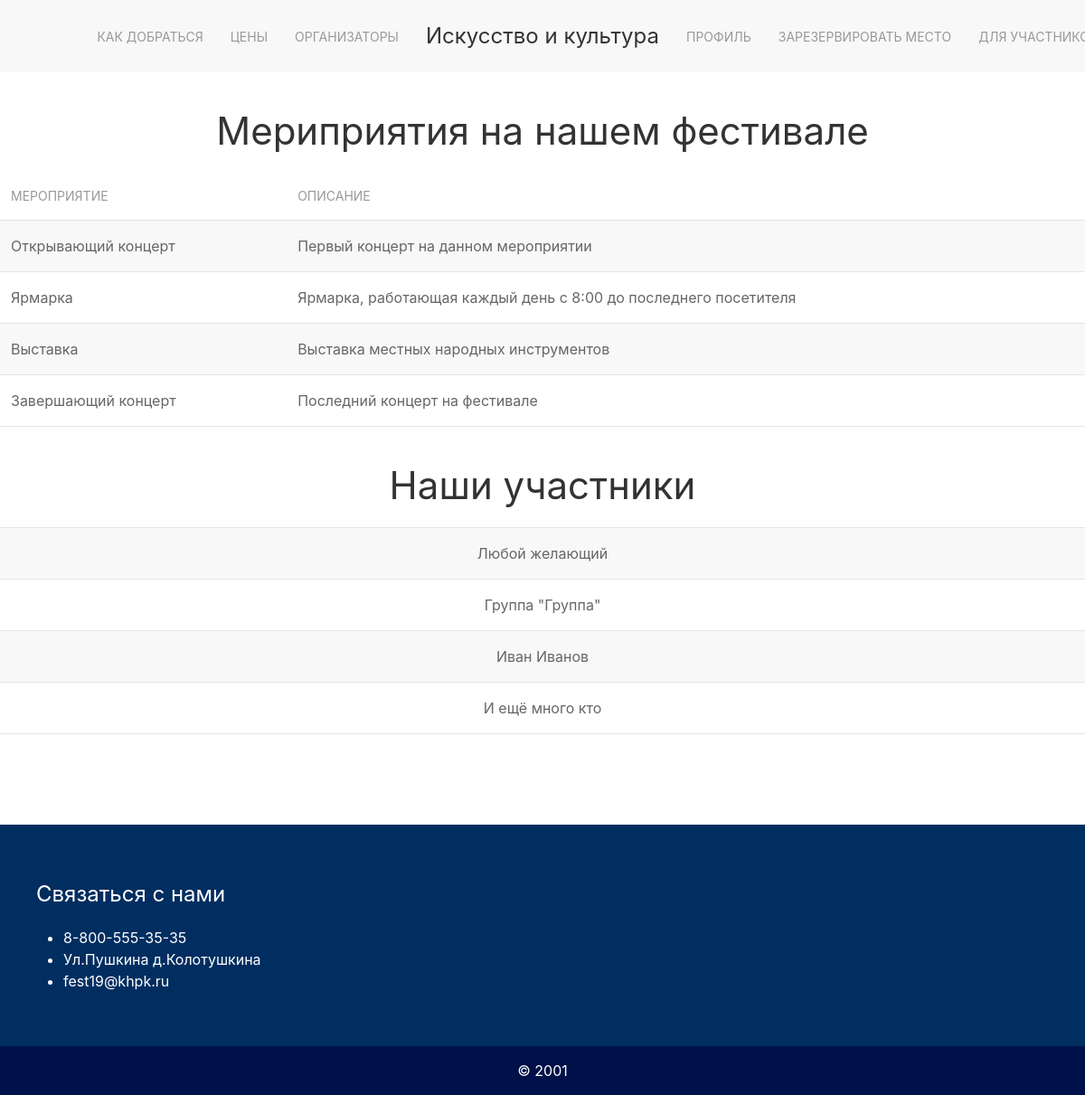
The page / on the database its author committed.
### Var2/models.py (models this page shows)
class Events(models.Model):
    event_id = models.IntegerField(primary_key=True, null=False)
    name = models.CharField(max_length=100, null=False, default='')
    start_date = models.DateField(null=False)
    end_date = models.DateField(null=False)
    description = models.TextField(null=False, default='')

class Participants(models.Model):
    participant_id = models.IntegerField(primary_key=True, null=False)
    name = models.CharField(max_length=50, null=False, default='')
    info = models.TextField(null=False, default='')

### Var2/views.py (the view)
# urls.py: path('', views.index)
def index(request):
    events = Events.objects.all()
    participants = Participants.objects.all()
    return render(request, 'index.html', {'events' : events, 'participants': participants})

### templates/index.html (shortened to what this page needs)
{% load static %}
<!DOCTYPE html>
<html lang="en">
<head>
    <link href="{% static 'css/uikit.min.css' %}" rel="stylesheet">
    <link rel="stylesheet" href="{% static 'css/style.css' %}">
</head>
<body>
<nav class="uk-navbar-container uk-margin" uk-navbar>
    <div class="uk-navbar-center">
        <div class="uk-navbar-center-left"><div>
            <ul class="uk-navbar-nav">
                 <li><a href="#">Как добраться</a></li>
                <li><a href="#">Цены</a></li>
                <li><a href="#">Организаторы</a></li>
            </ul>
        </div></div>
        <a class="uk-navbar-item uk-logo" href="#">Искусство и культура</a>
        <div class="uk-navbar-center-right"><div>
            <ul class="uk-navbar-nav">
                <li><a href="#">Профиль</a></li>
                <li><a href="#">Зарезервировать место</a></li>
                <li><a href="#">Для участников</a></li>
            </ul>
        </div></div>
    </div>
</nav>
<h1 class="uk-heading-primary uk-text-center">Мериприятия на нашем фестивале</h1>
 <table class="uk-table uk-table-striped">
    <thead>
        <tr>
            <th>Мероприятие</th>
            <th>Описание</th>
        </tr>
    </thead>
    <tbody>
        {% for event in events %}
        <tr>
            <td>{{ event.name }}</td>
            <td>{{ event.description }}</td>
        </tr>
        {% endfor %}
    </tbody>
</table>
<h1 class="uk-heading-primary uk-text-center">Наши участники</h1>
<table class="uk-table uk-table-striped uk-text-center">
    <tbody>
        {% for part in participants %}
        <tr>
            <td>{{ part.name }}</td>
        </tr>
        {% endfor %}
    </tbody>
</table>
<footer>
    <div class="uk-container uk-container-center">
        <div class="uk-grid uk-grid-large">
            <div class="uk-width-medium-1-3">
                <h3>Cвязаться с нами</h3>
                <ul>
                    <li class="uk-icon-phone">8-800-555-35-35</li>
                    <li class="uk-icon-map">Ул.Пушкина д.Колотушкина</li>
                    <li class="uk-icon-envelope">fest19@khpk.ru</li>
                </ul>
            </div>
        </div>
    </div>
</footer>
<div class="copy uk-text-center">© 2001</div>
</body>
</html>

### static/style.css (style rules this page uses)
.copy { background-color: #001049; color: #fff; padding: 15px 0; }
footer, footer a, footer h3 { color: #fff; }
footer { margin-top: 100px; padding: 60px 0; background: #002e60 90% 50% no-repeat; }

### rows shown on the page
Events: name "Открывающий концерт", description "Первый концерт на данном мероприятии"
Events: name "Ярмарка", description "Ярмарка, работающая каждый день с 8:00 до последнего посетителя"
Events: name "Выставка", description "Выставка местных народных инструментов"
Events: name "Завершающий концерт", description "Последний концерт на фестивале"
Participants: name "Любой желающий"
Participants: name "Группа \"Группа\""
Participants: name "Иван Иванов"
Participants: name "И ещё много кто"
